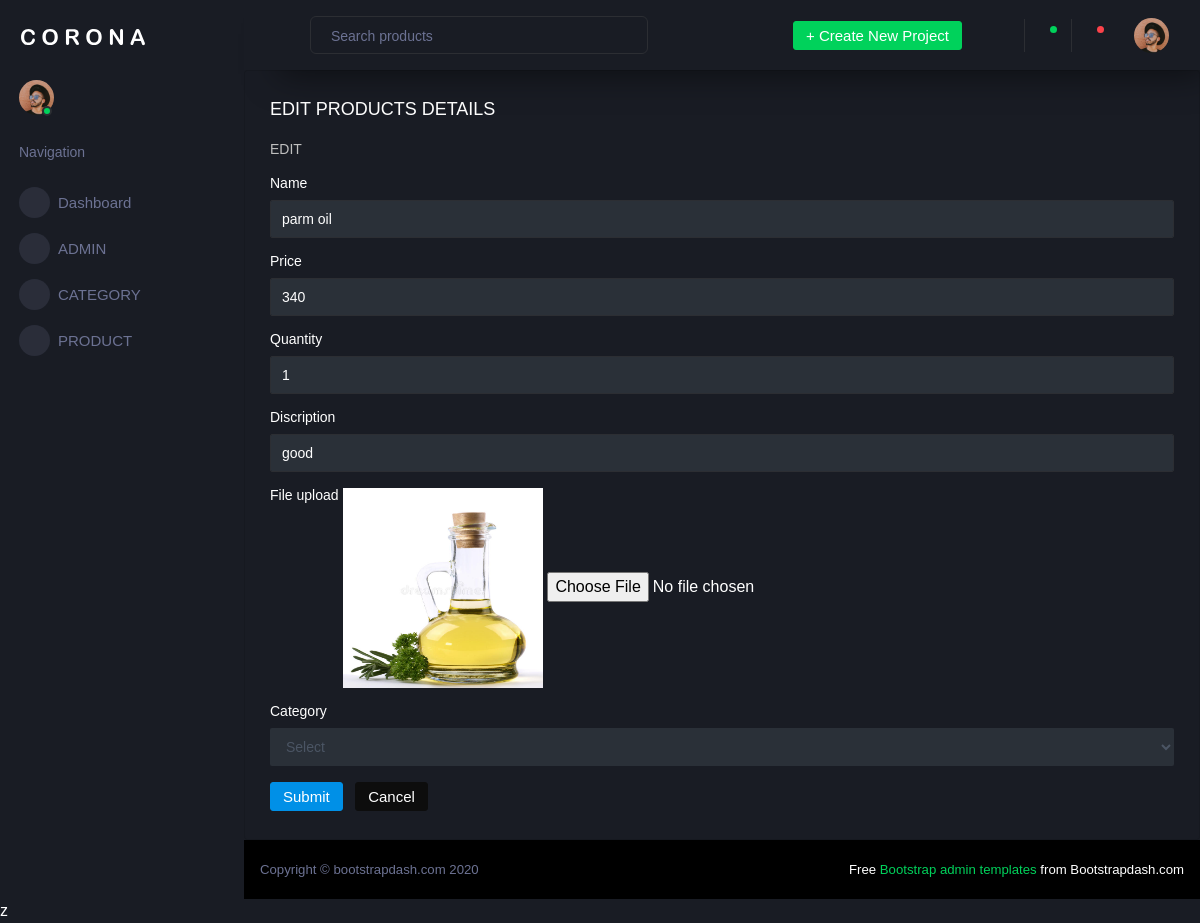
/backend/editproductpage/5/, run on the app's committed database.
### backend/models.py (models this page shows)
class prodetails(models.Model):
    Category = models.CharField(max_length=100, null=True, blank=True)
    NAME = models.CharField(max_length=100, null=True, blank=True)
    DESCRIPTION = models.CharField(max_length=100, null=True, blank=True)
    IMAGE = models.ImageField(upload_to="profile", null=True, blank=True)
    PRICE = models.CharField(max_length=100, null=True, blank=True)
    QUNTITY = models.CharField(max_length=100, null=True, blank=True)

### backend/views.py (the view)
# urls.py: path('editproductpage/<int:dataid>/',views.editproductpage, name="editproductpage"),
def editproductpage(req,dataid):
    data = prodetails.objects.get(id=dataid)
    da = categordb.objects.all()
    print(data)
    print(da)
    return render(req,"editproduct.html", {'datas':data,'da':da})

### backend/templates/editproduct.html (shortened to what this page needs)
<!DOCTYPE html>
{% extends 'index.html' %}
{% block content %}
<html lang="en">
<head>
</head>
<body>
<div class="card">
                  <div class="card-body">
                    <h4 class="card-title">EDIT PRODUCTS DETAILS</h4>
                    <p class="card-description">EDIT</p>
                    <form class="forms-sample" method="post" action="{% url 'updateproduct' dataid=datas.id %}" enctype="multipart/form-data">
                      <div class="form-group">
                        <label for="exampleInputName1">Name</label>
                        <input type="text" class="form-control" id="exampleInputName1" placeholder="Name" name="name" value="{{ datas.NAME }}">
                      </div>
                        <div class="form-group">
                        <label for="exampleInputName1">Price</label>
                        <input type="text" class="form-control" id="exampleInputName1" placeholder="Prize" name="prize" value="{{ datas.PRICE }}">
                      </div>
                       <div class="form-group">
                        <label for="exampleInputName1">Quantity</label>
                        <input type="text" class="form-control" id="exampleInputName1" placeholder="Quantity" name="quantity" value="{{ datas.QUNTITY }}">
                      </div>
                         <div class="form-group">
                        <label for="exampleInputName1">Discription</label>
                        <input type="text" class="form-control" id="exampleInputName1" placeholder="Discription" name="discription" value="{{ datas.DESCRIPTION }}">
                      </div>
                       <div class="form-group">
                        <label>File upload</label>
                        <img src="{{datas.IMAGE.url}}" width="200px" height="200px">
                        <input type="file" name="image">
                           </div>
                        <div class="form-group">
                        <label for="exampleSelectGender">Category</label>
                        <select class="form-control" id="exampleSelectGender" name="category" value="{{ da.CATEGORY }}">
                            <option>Select</option>
                        </select>
                      </div>
                      <button  onclick="alertfunction()" type="submit" class="btn btn-primary mr-2">Submit</button>
                      <button class="btn btn-dark">Cancel</button>
                    </form>
                  </div>
                </div>
</body>
</html>
{% endblock %}

### data on the page
prodetails: name "parm oil", prize "340", quantity "1", discription "good", IMAGE (picture)
